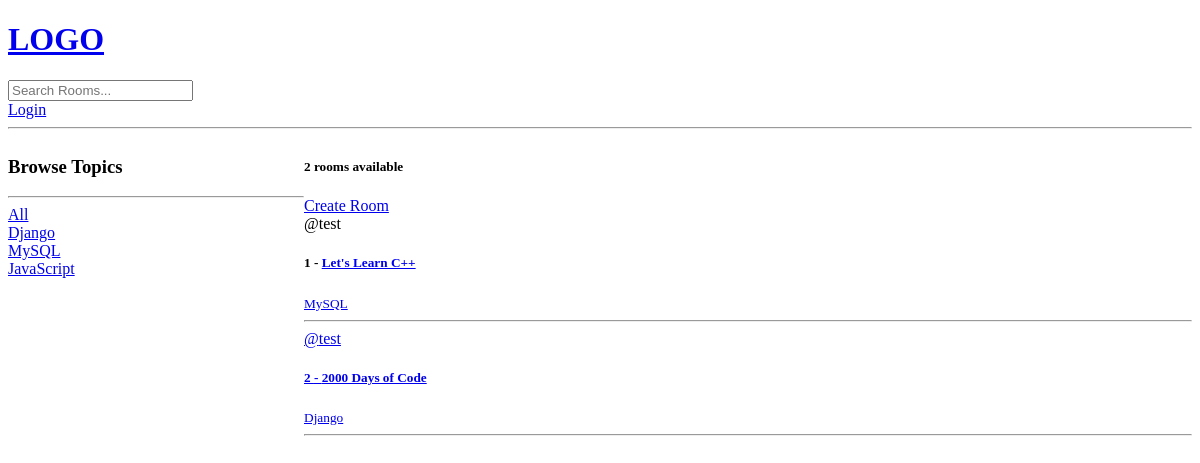
/, run on an earlier commit of the app's database.
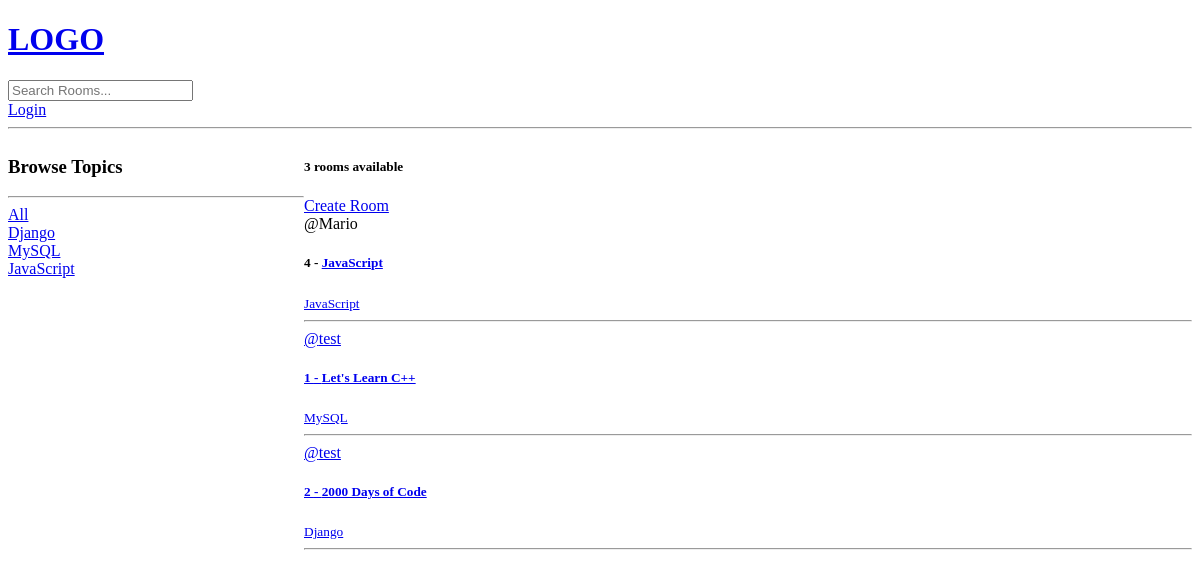
And on a later commit of the database.
### base/models.py (models this page shows, shortened)
class Topic(models.Model):
	name = models.CharField(max_length=200)

class Room(models.Model):
	host = models.ForeignKey(User, on_delete=models.SET_NULL, null=True)
	topic = models.ForeignKey(Topic, on_delete=models.SET_NULL, null=True)
	name = models.CharField(max_length=200)
	description = models.TextField(null=True, blank=True)
	updated = models.DateTimeField(auto_now=True)
	created = models.DateTimeField(auto_now_add=True)
	class Meta:
		ordering = ['-updated', '-created']

### base/views.py (the view)
# urls.py: path('', views.home, name='home'),
def home(request):
	q = request.GET.get('q') if request.GET.get('q') != None else ''
	rooms = Room.objects.filter(
		Q(topic__name__icontains=q) |
		Q(name__icontains=q) |
		Q(description__icontains=q)
	)
	topics = Topic.objects.all()
	room_count = rooms.count()
	context = {
		'rooms': rooms,
		'topics': topics,
		'room_count': room_count,
	}
	return render(request, 'base/home.html', context)

### base/templates/base/home.html (shortened to what this page needs)
{% extends 'base.html' %}
{% block content %}
<div class="home-container">
    <div>
        <h3> Browse Topics </h3>
        <hr>
            <div>
                <a href="{% url 'home' %}?">All</a>
            </div>
        {% for topic in topics %}
            <div>
                <a href="{% url 'home' %}?q={{ topic.name }}"> {{ topic.name }} </a>
            </div>
        {% endfor %}
    </div>
    <div>
        <h5> {{ room_count }} rooms available </h5>
        <a href="{% url 'create-room' %}">Create Room</a>
    <div>
        {% for room in rooms %}
            <div>
                <span>@{{ room.host.username }}</span>
                <h5>{{room.id}} - <a href="{% url 'room' room.id %}">{{room.name}}</h5>
                <small>{{ room.topic.name }} </small>
                <hr>
            </div>
        {% endfor %}
    </div>
    </div >
</div>
{% endblock %}

### templates/base.html (shortened to what this page needs)
<!doctype html>
<html lang="en">
<head>
</head>
<body>
{% include 'navbar.html' %}
{% block content %}
{% endblock %}
</body>
</html>

### templates/navbar.html
<a href="/">
  <h1>LOGO</h1>
</a>
<form action="{% url 'home' %}" method="GET">
  <input type="text" name="q" placeholder="Search Rooms..."/>
</form>
{% if request.user.is_authenticated %}
<p> Hello {{ request.user }} </p>
<a href="{% url 'logout' %}"> Logout </a>
{% else %}
<a href="{% url 'login' %}"> Login </a>
{% endif %}
<hr>

### base/templates/base/home.html (style rules this page uses)
.home-container { display: grid; grid-template-columns: 1fr 3fr; }

What changed in the data, as far as the page shows it:
added Room: host.username "Mario", id "4", name "JavaScript", topic.name "JavaScript"
Also different on the page:
{{ room_count }}: "2" → "3"
